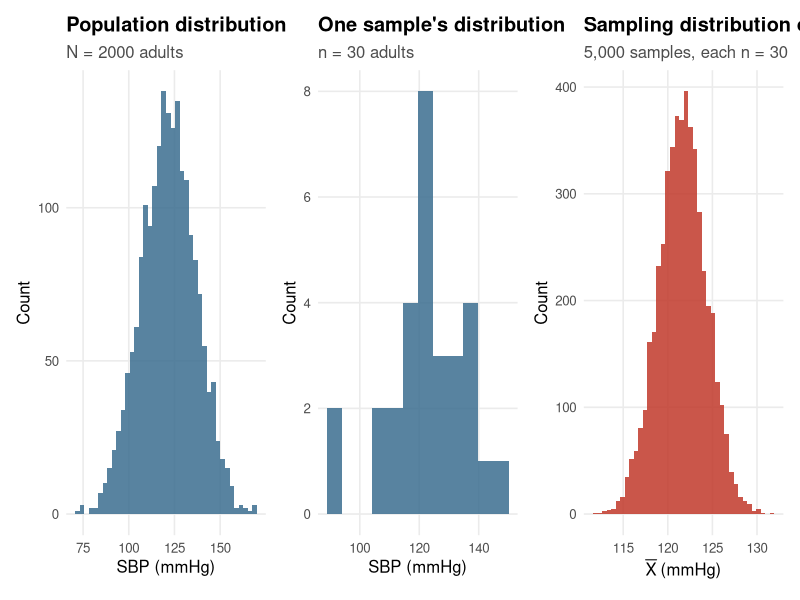
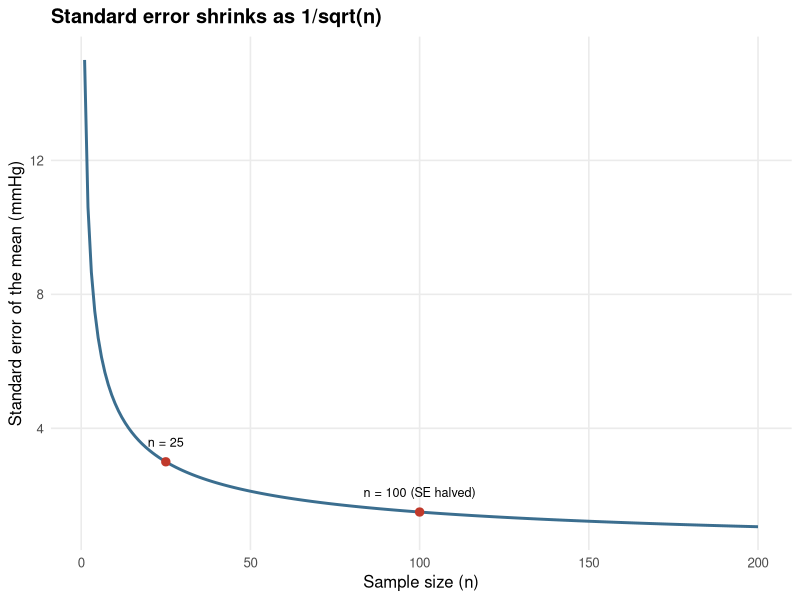
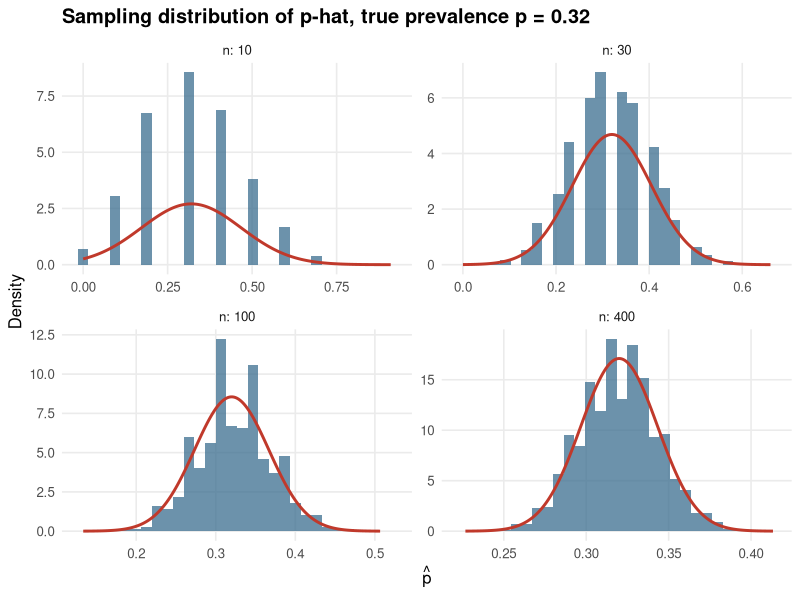
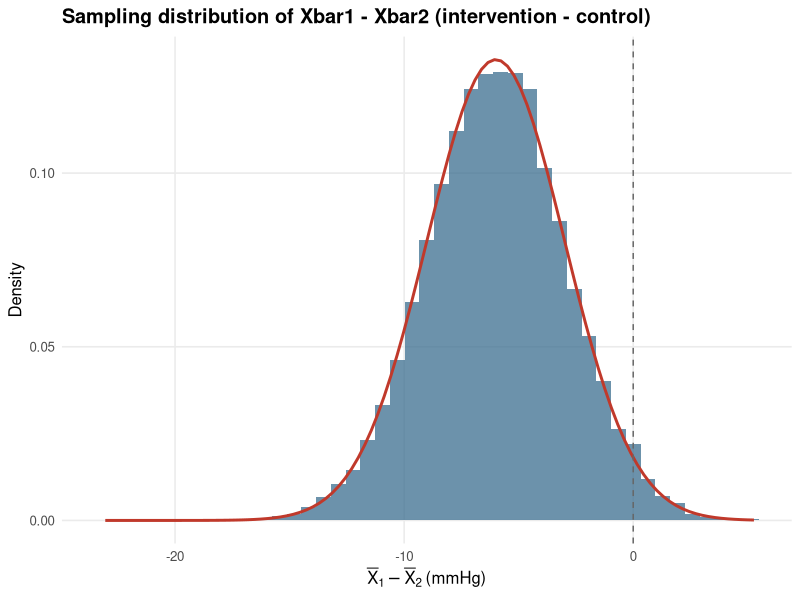
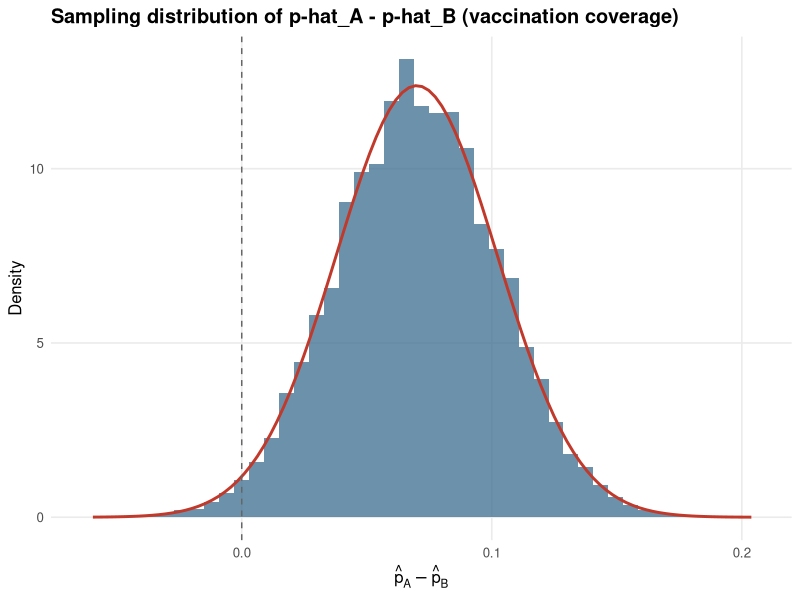
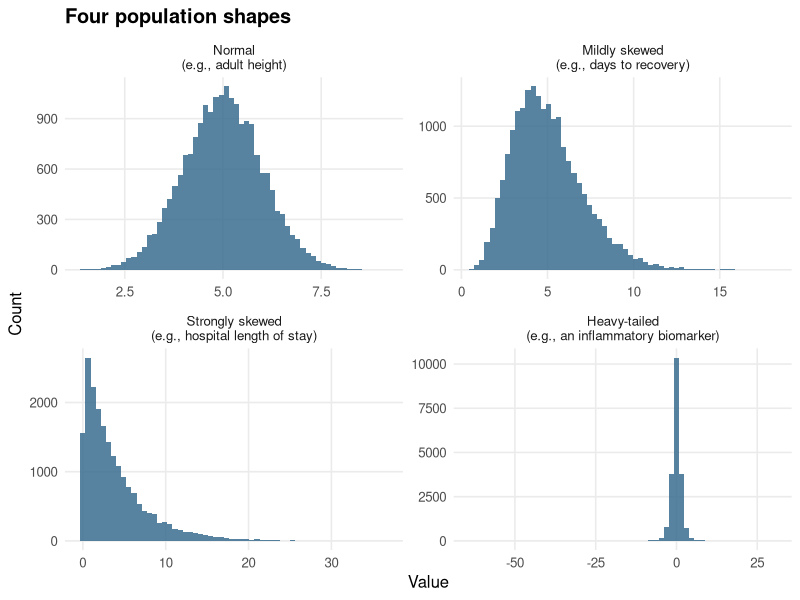
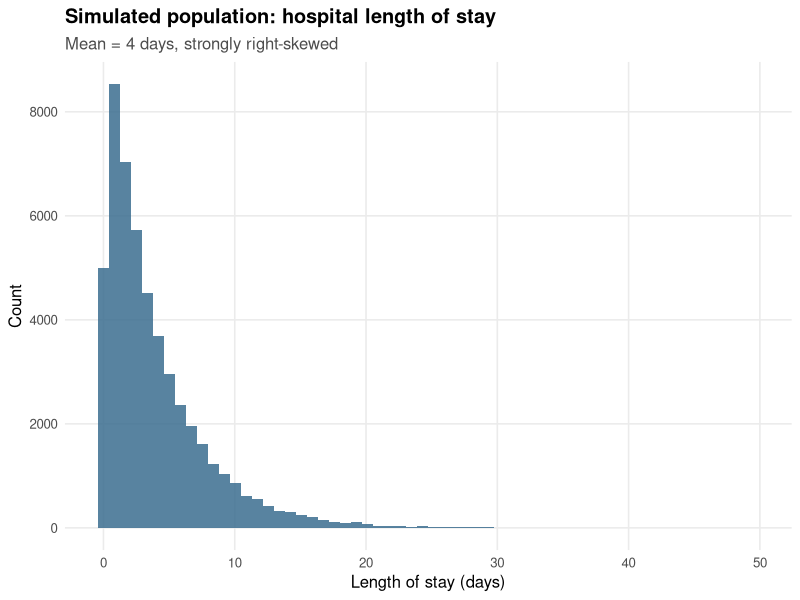
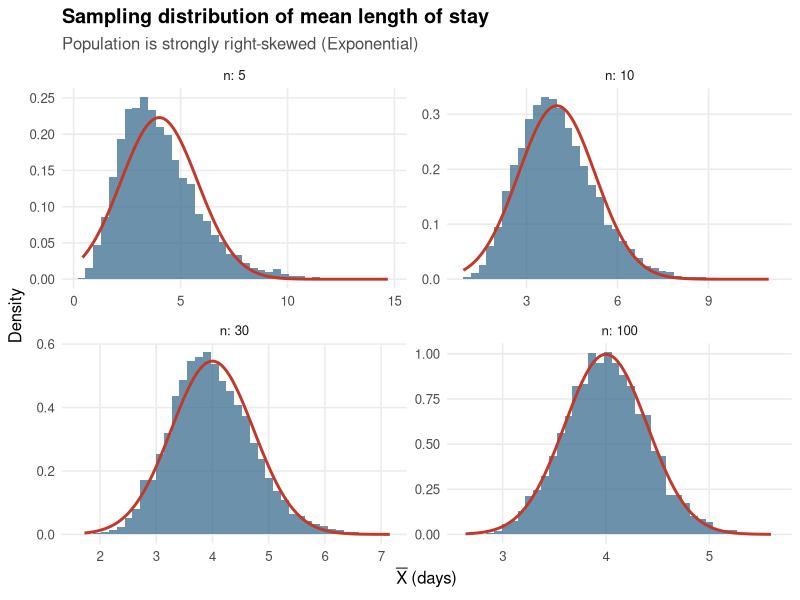

These figures' R source, in order:
## ---- chunk 1
#| include: false
library(ggplot2)
library(dplyr)
library(tidyr)
library(purrr)
library(patchwork)

theme_set(
  theme_minimal(base_size = 12) +
    theme(
      panel.grid.minor = element_blank(),
      plot.title = element_text(face = "bold"),
      plot.subtitle = element_text(color = "grey30")
    )
)

# Helper used throughout the chapter to simulate the sampling distribution of a
# statistic. `rpop` must be a single-argument generator, e.g. function(n) rexp(n, rate = 0.25).
# (Note for instructors: this avoids a classic R pitfall where passing `...` through
# replicate() gets silently shadowed by replicate()'s own internal `...`.)
simulate_stat <- function(rpop, n, stat_fun = mean, n_sim = 10000) {
  replicate(n_sim, stat_fun(rpop(n)))
}
## ---- chunk 2
set.seed(101)

N_pop <- 2000
mu_sbp <- 122     # true population mean SBP (mmHg)
sigma_sbp <- 15   # true population standard deviation (mmHg)

sbp_population <- rnorm(N_pop, mean = mu_sbp, sd = sigma_sbp)

cat("True population mean SBP :", round(mean(sbp_population), 2), "mmHg\n")
cat("True population SD SBP   :", round(sd(sbp_population), 2), "mmHg\n")
## ---- chunk 3
set.seed(202)

five_samples <- map(1:5, ~ sample(sbp_population, size = 30, replace = FALSE))

sample_summary <- map_dfr(seq_along(five_samples), function(i) {
  s <- five_samples[[i]]
  data.frame(
    sample = paste("Sample", i),
    mean_sbp = mean(s),
    sd_sbp = sd(s),
    prop_above_130 = mean(s > 130)
  )
})

sample_summary
## ---- chunk 4
set.seed(303)

n_demo <- 30
one_sample <- sample(sbp_population, size = n_demo, replace = FALSE)

many_sample_means <- replicate(5000, mean(sample(sbp_population, size = n_demo, replace = FALSE)))
## ---- chunk 5
#| label: fig-three-distributions
#| fig-cap: "Three different distributions that are easy to confuse: the population distribution (left), one sample's distribution (middle), and the sampling distribution of the mean built from 5,000 repeated samples of n = 30 (right)."
p_pop <- ggplot(data.frame(x = sbp_population), aes(x)) +
  geom_histogram(bins = 40, fill = "#3B6E8F", alpha = 0.85) +
  labs(title = "Population distribution", subtitle = paste0("N = ", N_pop, " adults"), x = "SBP (mmHg)", y = "Count")

p_one_sample <- ggplot(data.frame(x = one_sample), aes(x)) +
  geom_histogram(bins = 12, fill = "#3B6E8F", alpha = 0.85) +
  labs(title = "One sample's distribution", subtitle = paste0("n = ", n_demo, " adults"), x = "SBP (mmHg)", y = "Count")

p_sampling_dist <- ggplot(data.frame(x = many_sample_means), aes(x)) +
  geom_histogram(bins = 40, fill = "#C0392B", alpha = 0.85) +
  labs(title = "Sampling distribution of X-bar", subtitle = "5,000 samples, each n = 30", x = expression(bar(X)~"(mmHg)"), y = "Count")

p_pop + p_one_sample + p_sampling_dist
## ---- chunk 6
set.seed(404)

n_check <- 30
xbars_check <- simulate_stat(function(n) rnorm(n, mean = mu_sbp, sd = sigma_sbp), n_check, mean, n_sim = 10000)

cat("Simulated E(Xbar):", round(mean(xbars_check), 3), "  (theory: mu =", mu_sbp, ")\n")
cat("Simulated SD(Xbar) i.e. SE:", round(sd(xbars_check), 3),
    "  (theory: sigma/sqrt(n) =", round(sigma_sbp / sqrt(n_check), 3), ")\n")
## ---- chunk 7
n1 <- 25
n2 <- 100

se_n25  <- sigma_sbp / sqrt(n1)
se_n100 <- sigma_sbp / sqrt(n2)

cat("SE with n = 25 :", round(se_n25, 3), "mmHg\n")
cat("SE with n = 100:", round(se_n100, 3), "mmHg\n")
cat("Ratio (n=100 SE) / (n=25 SE):", round(se_n100 / se_n25, 3), "\n")
## ---- chunk 8
#| label: fig-se-diminishing
#| fig-cap: "Standard error of the mean SBP as a function of sample size, illustrating diminishing returns."
se_df <- data.frame(n = 1:200) |> mutate(SE = sigma_sbp / sqrt(n))

ggplot(se_df, aes(n, SE)) +
  geom_line(color = "#3B6E8F", linewidth = 1) +
  geom_point(data = data.frame(n = c(25, 100), SE = c(se_n25, se_n100)), color = "#C0392B", size = 2.5) +
  annotate("text", x = 25, y = se_n25 + 0.6, label = "n = 25", size = 3.2) +
  annotate("text", x = 100, y = se_n100 + 0.6, label = "n = 100 (SE halved)", size = 3.2) +
  labs(title = "Standard error shrinks as 1/sqrt(n)", x = "Sample size (n)", y = "Standard error of the mean (mmHg)")
## ---- chunk 9
p_hyp <- 0.32
n_hyp <- 200

np <- n_hyp * p_hyp
n1p <- n_hyp * (1 - p_hyp)
se_phat <- sqrt(p_hyp * (1 - p_hyp) / n_hyp)

cat("np =", np, "   n(1-p) =", n1p, "  (both well above 10, so the normal approximation is appropriate)\n")
cat("SE(p-hat) =", round(se_phat, 4), "\n")
## ---- chunk 10
#| label: fig-prop-sampling-dist
#| fig-cap: "Sampling distribution of the sample proportion p-hat (true p = 0.32) at increasing sample sizes, with the normal approximation overlaid."
set.seed(505)
ns_prop <- c(10, 30, 100, 400)

prop_results <- map_dfr(ns_prop, function(n) {
  data.frame(n = n, phat = rbinom(8000, size = n, prob = p_hyp) / n)
})

prop_normals <- map_dfr(ns_prop, function(n) {
  x_seq <- seq(max(0, p_hyp - 4 * sqrt(p_hyp * (1 - p_hyp) / n)),
               min(1, p_hyp + 4 * sqrt(p_hyp * (1 - p_hyp) / n)), length.out = 200)
  data.frame(n = n, x = x_seq, dens = dnorm(x_seq, mean = p_hyp, sd = sqrt(p_hyp * (1 - p_hyp) / n)))
})

ggplot(prop_results, aes(phat)) +
  geom_histogram(aes(y = after_stat(density)), bins = 30, fill = "#3B6E8F", alpha = 0.75) +
  geom_line(data = prop_normals, aes(x, dens), color = "#C0392B", linewidth = 1) +
  facet_wrap(~n, scales = "free", labeller = label_both) +
  labs(title = "Sampling distribution of p-hat, true prevalence p = 0.32", x = expression(hat(p)), y = "Density")
## ---- chunk 11
mu1 <- 118; sigma1 <- 14; n1_bp <- 50
mu2 <- 124; sigma2 <- 16; n2_bp <- 50

diff_mean <- mu1 - mu2
se_diff_means <- sqrt(sigma1^2 / n1_bp + sigma2^2 / n2_bp)

cat("E(Xbar1 - Xbar2) =", diff_mean, "mmHg\n")
cat("SE(Xbar1 - Xbar2) =", round(se_diff_means, 3), "mmHg\n")
## ---- chunk 12
#| label: fig-diff-means
#| fig-cap: "Simulated sampling distribution of the difference in mean SBP between the intervention and control groups, with the theoretical normal density overlaid."
set.seed(606)
diff_sim <- replicate(20000, mean(rnorm(n1_bp, mu1, sigma1)) - mean(rnorm(n2_bp, mu2, sigma2)))

ggplot(data.frame(diff_sim), aes(diff_sim)) +
  geom_histogram(aes(y = after_stat(density)), bins = 45, fill = "#3B6E8F", alpha = 0.75) +
  stat_function(fun = dnorm, args = list(mean = diff_mean, sd = se_diff_means), color = "#C0392B", linewidth = 1) +
  geom_vline(xintercept = 0, linetype = "dashed", color = "grey40") +
  labs(title = "Sampling distribution of Xbar1 - Xbar2 (intervention - control)",
       x = expression(bar(X)[1] - bar(X)[2]~"(mmHg)"), y = "Density")
## ---- chunk 13
p1_vax <- 0.85; n1_vax <- 300
p2_vax <- 0.78; n2_vax <- 280

diff_prop <- p1_vax - p2_vax
se_diff_props <- sqrt(p1_vax * (1 - p1_vax) / n1_vax + p2_vax * (1 - p2_vax) / n2_vax)

cat("E(phat1 - phat2) =", round(diff_prop, 3), "\n")
cat("SE(phat1 - phat2) =", round(se_diff_props, 4), "\n")
## ---- chunk 14
#| label: fig-diff-props
#| fig-cap: "Simulated sampling distribution of the difference in vaccination coverage between Region A and Region B, with the theoretical normal density overlaid."
set.seed(707)
diff_prop_sim <- replicate(20000, (rbinom(1, n1_vax, p1_vax) / n1_vax) - (rbinom(1, n2_vax, p2_vax) / n2_vax))

ggplot(data.frame(diff_prop_sim), aes(diff_prop_sim)) +
  geom_histogram(aes(y = after_stat(density)), bins = 45, fill = "#3B6E8F", alpha = 0.75) +
  stat_function(fun = dnorm, args = list(mean = diff_prop, sd = se_diff_props), color = "#C0392B", linewidth = 1) +
  geom_vline(xintercept = 0, linetype = "dashed", color = "grey40") +
  labs(title = "Sampling distribution of p-hat_A - p-hat_B (vaccination coverage)",
       x = expression(hat(p)[A] - hat(p)[B]), y = "Density")
## ---- chunk 15
#| label: fig-population-shapes
#| fig-cap: "Four population shapes with different implications for how quickly the Central Limit Theorem 'kicks in.'"
set.seed(808)
shapes_df <- bind_rows(
  data.frame(shape = "Normal\n(e.g., adult height)", x = rnorm(20000, mean = 5, sd = 1)),
  data.frame(shape = "Mildly skewed\n(e.g., days to recovery)", x = rgamma(20000, shape = 6, rate = 1.2)),
  data.frame(shape = "Strongly skewed\n(e.g., hospital length of stay)", x = rexp(20000, rate = 0.25)),
  data.frame(shape = "Heavy-tailed\n(e.g., an inflammatory biomarker)", x = rt(20000, df = 3))
) |>
  mutate(shape = factor(shape, levels = c(
    "Normal\n(e.g., adult height)", "Mildly skewed\n(e.g., days to recovery)",
    "Strongly skewed\n(e.g., hospital length of stay)", "Heavy-tailed\n(e.g., an inflammatory biomarker)"
  )))

ggplot(shapes_df, aes(x)) +
  geom_histogram(bins = 60, fill = "#3B6E8F", alpha = 0.85) +
  facet_wrap(~shape, scales = "free") +
  labs(title = "Four population shapes", x = "Value", y = "Count")
## ---- chunk 16
#| label: fig-los-population
#| fig-cap: "Population distribution of a strongly non-normal variable: simulated hospital length of stay (days), Exponential with mean 4 days."
set.seed(909)
mu_los <- 4
rate_los <- 1 / mu_los
sigma_los <- 4   # for Exponential(rate), SD = mean = 1/rate

los_population <- rexp(50000, rate = rate_los)

ggplot(data.frame(x = los_population), aes(x)) +
  geom_histogram(bins = 60, fill = "#3B6E8F", alpha = 0.85) +
  labs(title = "Simulated population: hospital length of stay", subtitle = paste0("Mean = ", mu_los, " days, strongly right-skewed"),
       x = "Length of stay (days)", y = "Count")
## ---- chunk 17
set.seed(1010)

ns_clt <- c(5, 10, 30, 100)

clt_results <- map_dfr(ns_clt, function(n) {
  data.frame(n = n, xbar = simulate_stat(function(n) rexp(n, rate = rate_los), n, mean, n_sim = 8000))
})

clt_normals <- map_dfr(ns_clt, function(n) {
  x_seq <- seq(min(clt_results$xbar[clt_results$n == n]), max(clt_results$xbar[clt_results$n == n]), length.out = 200)
  data.frame(n = n, x = x_seq, dens = dnorm(x_seq, mean = mu_los, sd = sigma_los / sqrt(n)))
})
## ---- chunk 18
#| label: fig-clt-demo
#| fig-cap: "The Central Limit Theorem in action: sampling distribution of the mean length of stay, for increasing sample size. The red curve is the matching normal density predicted by the CLT."
ggplot(clt_results, aes(xbar)) +
  geom_histogram(aes(y = after_stat(density)), bins = 40, fill = "#3B6E8F", alpha = 0.75) +
  geom_line(data = clt_normals, aes(x, dens), color = "#C0392B", linewidth = 1) +
  facet_wrap(~n, scales = "free", labeller = label_both) +
  labs(title = "Sampling distribution of mean length of stay", subtitle = "Population is strongly right-skewed (Exponential)",
       x = expression(bar(X)~"(days)"), y = "Density")
## ---- chunk 19
se_table <- clt_results |>
  group_by(n) |>
  summarise(empirical_SE = sd(xbar), .groups = "drop") |>
  mutate(
    theoretical_SE = sigma_los / sqrt(n),
    ratio_to_sqrt_n = empirical_SE * sqrt(n)   # should be roughly constant (~ sigma) across rows
  )

se_table
## ---- chunk 20
#| label: fig-se-vs-n-sim
#| fig-cap: "Empirical standard error of the mean length of stay (points) matches the theoretical sigma/sqrt(n) curve (line) closely across all four sample sizes."
se_curve <- data.frame(n = seq(5, 100, length.out = 200)) |> mutate(SE = sigma_los / sqrt(n))

ggplot() +
  geom_line(data = se_curve, aes(n, SE), color = "#3B6E8F", linewidth = 1) +
  geom_point(data = se_table, aes(n, empirical_SE), color = "#C0392B", size = 3) +
  labs(title = "SE is proportional to 1/sqrt(n)", x = "Sample size (n)", y = "Standard error of the mean (days)")
## ---- chunk 21
#| label: fig-normal-pop-exact
#| fig-cap: "Even at a very small sample size (n = 3), the sampling distribution of the mean is essentially normal — because the population itself (BMI, here) is normal, this is an exact result, not an approximation."
set.seed(1111)
mu_bmi <- 27; sigma_bmi <- 5
n_small <- 3

xbars_small_n <- simulate_stat(function(n) rnorm(n, mu_bmi, sigma_bmi), n_small, mean, n_sim = 10000)

ggplot(data.frame(xbars_small_n), aes(xbars_small_n)) +
  geom_histogram(aes(y = after_stat(density)), bins = 45, fill = "#3B6E8F", alpha = 0.75) +
  stat_function(fun = dnorm, args = list(mean = mu_bmi, sd = sigma_bmi / sqrt(n_small)), color = "#C0392B", linewidth = 1) +
  labs(title = "Sampling distribution of mean BMI, n = 3 (population is normal)", x = expression(bar(X)~"(BMI)"), y = "Density")
## ---- chunk 22
N_clinic <- 500
n_audit <- 50
sigma_audit <- 20

se_no_fpc <- sigma_audit / sqrt(n_audit)
fpc <- sqrt((N_clinic - n_audit) / (N_clinic - 1))
se_with_fpc <- se_no_fpc * fpc

cat("SE without finite population correction:", round(se_no_fpc, 3), "\n")
cat("Finite population correction factor    :", round(fpc, 3), "\n")
cat("SE with finite population correction   :", round(se_with_fpc, 3), "\n")
## ---- chunk 23
sigma_ex1 <- 14
n_ex1 <- 49
se_ex1 <- sigma_ex1 / sqrt(n_ex1)
se_ex1
## ---- chunk 24
n_49 <- 49; n_196 <- 196
se_49  <- sigma_ex1 / sqrt(n_49)
se_196 <- sigma_ex1 / sqrt(n_196)
c(se_49 = se_49, se_196 = se_196, ratio = se_196 / se_49)
## ---- chunk 25
X_ex3 <- 42; n_ex3 <- 150
phat_ex3 <- X_ex3 / n_ex3
se_ex3 <- sqrt(phat_ex3 * (1 - phat_ex3) / n_ex3)

c(phat = phat_ex3, SE = se_ex3, np = n_ex3 * phat_ex3, n1p = n_ex3 * (1 - phat_ex3))
## ---- chunk 26
sigma1_ex4 <- 38; n1_ex4 <- 60
sigma2_ex4 <- 34; n2_ex4 <- 55

se_ex4 <- sqrt(sigma1_ex4^2 / n1_ex4 + sigma2_ex4^2 / n2_ex4)
se_ex4
## ---- chunk 27
mu_ex5 <- 122; sigma_ex5 <- 15; n_ex5 <- 40
se_ex5 <- sigma_ex5 / sqrt(n_ex5)

z_ex5 <- (126 - mu_ex5) / se_ex5
prob_ex5 <- 1 - pnorm(z_ex5)

c(SE = se_ex5, z = z_ex5, probability = prob_ex5)
